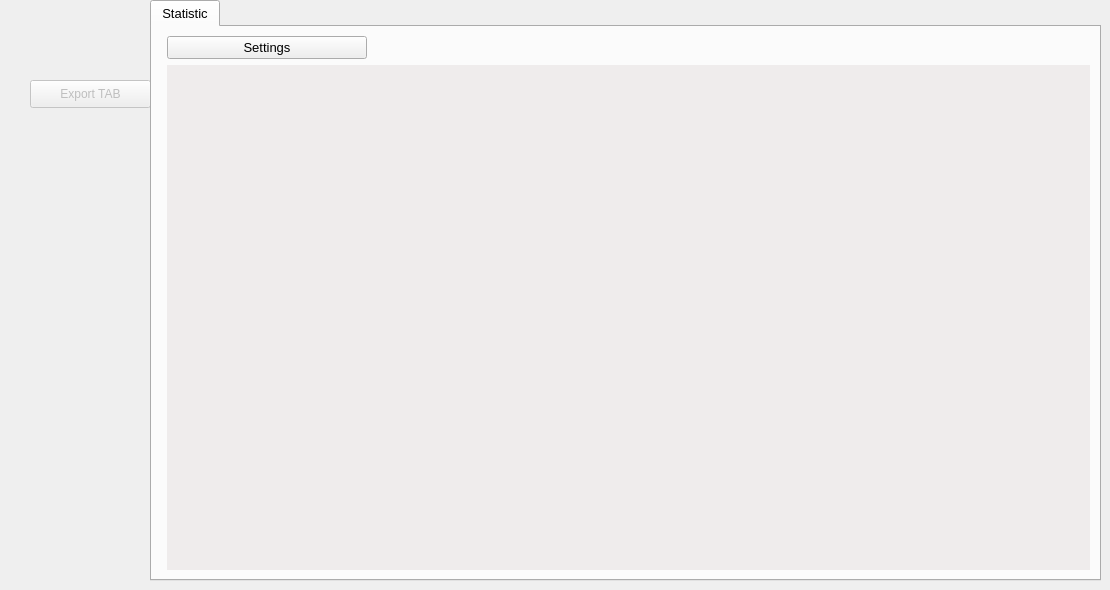
   <widget class="QWidget" name="tabWidgetPage3">
    <attribute name="title">
     <string>Tools</string>
    </attribute>
    <widget class="QPushButton" name="pushButton_exptab">
     <property name="enabled">
      <bool>false</bool>
     </property>
     <property name="geometry">
      <rect>
       <x>30</x>
       <y>80</y>
       <width>121</width>
       <height>28</height>
      </rect>
     </property>
     <property name="text">
      <string>Export TAB</string>
     </property>
    </widget>
    <widget class="QTabWidget" name="tabWidget_2">
     <property name="geometry">
      <rect>
       <x>150</x>
       <y>0</y>
       <width>951</width>
       <height>581</height>
      </rect>
     </property>
     <property name="font">
      <font>
       <family>MS Shell Dlg 2</family>
       <pointsize>10</pointsize>
       <weight>50</weight>
       <italic>false</italic>
       <bold>false</bold>
      </font>
     </property>
     <property name="currentIndex">
      <number>0</number>
     </property>
     <widget class="QWidget" name="tab_8">
      <attribute name="title">
       <string>Statistic</string>
      </attribute>
      <layout class="QFormLayout" name="formLayout_2">
       <property name="fieldGrowthPolicy">
        <enum>QFormLayout::AllNonFixedFieldsGrow</enum>
       </property>
       <item row="0" column="1">
        <widget class="QPushButton" name="pushButtonQuant">
         <property name="maximumSize">
          <size>
           <width>200</width>
           <height>16777215</height>
          </size>
         </property>
         <property name="text">
          <string>Settings</string>
         </property>
        </widget>
       </item>
       <item row="2" column="1">
        <widget class="Mplwidget" name="widget" native="true">
         <property name="sizePolicy">
          <sizepolicy hsizetype="Expanding" vsizetype="Expanding">
           <horstretch>0</horstretch>
           <verstretch>0</verstretch>
          </sizepolicy>
         </property>
         <property name="minimumSize">
          <size>
           <width>0</width>
           <height>460</height>
          </size>
         </property>
         <property name="styleSheet">
          <string notr="true">background-color: rgb(239, 236, 236);</string>
         </property>
        </widget>
       </item>
      </layout>
     </widget>
    </widget>
   </widget>
